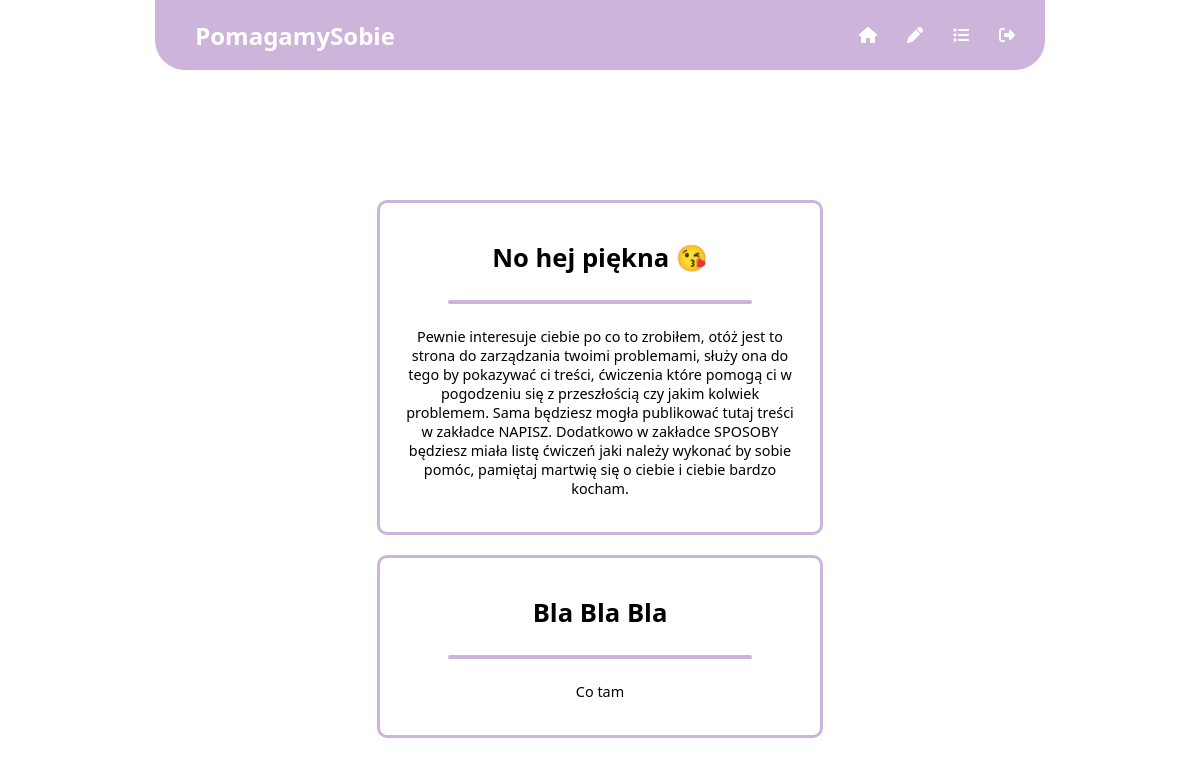
The page /dashboard (signed in) on the database its author committed.
### loginApp/models.py (models this page shows)
class TitleScreens(models.Model):
    title = models.CharField(max_length=255)
    description = models.TextField(max_length=800)

### loginApp/views.py (the view)
# urls.py: path('dashboard',views.dashboard, name='dashboard'),
@login_required
def dashboard(request):
    posts = models.TitleScreens.objects.all()
    context = {
        'posts': posts,
    }
    return render(request, 'dashboard.html', context)

### templates/dashboard.html (shortened to what this page needs)
{%extends "base.html"%}
{%load static%}
{% block head %}
<link rel="stylesheet" type="text/css" href="{%static 'css/dashboard.css' %}"/>
{% endblock %}
{% block body %}
    <div class="container">
        {%for post in posts%}
        <div class="postcard">
            <div class="title">
                <h1>{{post.title}}</h1>
            </div>
            <hr class="line">
            <div class="description">
                <p>{{post.description}}</p>
            </div>
        </div>
        {%endfor%}
    </div>
{% endblock %}

### templates/base.html (shortened to what this page needs)
{%load static%}
<!DOCTYPE html>
<html lang="pl">
<head>
    <link href="{% static 'fontawesomefree/css/all.min.css' %}" rel="stylesheet" type="text/css">
    <link rel="stylesheet" type="text/css" href="{%static 'css/navbar.css' %}"/>
    {%block head%}{%endblock%}
</head>
<body>
    <nav class="navbar">
        <div class="logo">
            <h1>Pomagamy<span>Sobie</span></h1>
        </div>
        <ul class="options">
            <li><a href="{%url 'dashboard'%}"><i class="fa-solid fa-house"></i></a></li>
            <li><a href="{%url 'napisz'%}"><i class="fa-solid fa-pen"></i></a></li>
            <li><a href="{%url 'sposoby'%}"><i class="fa-solid fa-list"></i></a></li>
            <li><a href="{%url 'home'%}"><i class="fa-solid fa-right-from-bracket"></i></a></li>
        </ul>
    </nav>
    {%block body%}{%endblock%}
</body>
</html>

### static/css/navbar.css (style rules this page uses)
.navbar { background: #CDB4DB; display: flex; flex-direction: row; padding: 10px; height: 50px; position: fixed; border-radius: 0px 0px 30px 30px; font-family:'Segoe UI', Tahoma, Geneva, Verdana, sans-serif; }
.logo { font-size: 1rem; display: flex; flex-direction: row; align-items: center; justify-content: center; text-align: center; }
.logo h1 { color: #fff; padding-left: 30px; }
.options { display: flex; flex-direction: row; align-items: center; justify-content: flex-end; list-style: none; width: 50vw; }
.options li { padding-right: 20px; margin-left: 10px; display: inline; }
.options li a { text-decoration: none; color: #fff; }

### static/css/dashboard.css (style rules this page uses)
body { font-family:'Segoe UI', Tahoma, Geneva, Verdana, sans-serif; margin:0; display:flex; flex-direction:column; align-items:center; }
.container { margin-top: 200px; }
.postcard { display: flex; flex-direction: column; width: 400px; padding: 20px; border: 3px solid #CDB4DB; border-radius: 10px; margin-bottom: 20px; }
.title h1 { font-size: 1.6rem; text-align: center; }
.line { width: 300px; background: none; border: 2px solid #CDB4DB; border-radius: 10px; }
.description { display: flex; flex-direction: column; width: 400px; }
.description p { font-size: 0.9rem; font-weight: 100; text-align: center; }

### rows shown on the page
TitleScreens: title "No hej piękna 😘", description "Pewnie interesuje ciebie po co to zrobiłem, otóż jest to strona do zarządzania twoimi problemami, służy ona do tego by pokazywać ci treści, ćwiczenia które pomogą ci w pogodzeniu się z przeszłością czy jakim kolwiek problemem. Sama będziesz mogła publikować tutaj treści w zakładce NAPISZ. Dodatkowo w zakładce SPOSOBY będziesz miała listę ćwiczeń jaki należy wykonać by sobie pomóc, pamiętaj martwię się o ciebie i ciebie bardzo kocham."
TitleScreens: title "Bla Bla Bla", description "Co tam"
